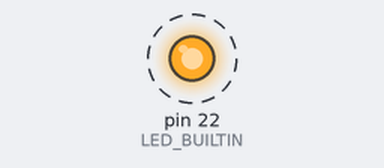
Simulated run of this sketch. Board: Arduino Mega 2560, built with avr-gcc and run on an emulated ATmega2560. Shown: output pins drawn as LEDs (lit = HIGH). Dashed ring = blinking.

Above: at 0.2 s.
Timing chart, 0 to 3.0 s (numbered marks = the images above):
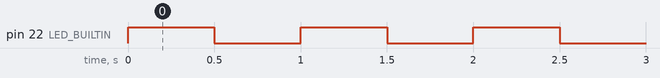

The sketch:

sketch_may05a.ino
```cpp
#define LED_BUILTIN 22

void setup() {
  pinMode(LED_BUILTIN, OUTPUT);

}

void loop() {
  digitalWrite(LED_BUILTIN, HIGH);
  delay(500);
  digitalWrite(LED_BUILTIN, LOW);
  delay(500);

}
```

Measured:
- by itself, pin 22 (LED_BUILTIN): alternates HIGH for 0.50 s and LOW for 0.50 s
